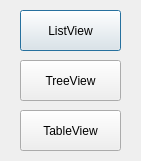
<?xml version="1.0" encoding="UTF-8"?>
<ui version="4.0">
 <class>Dialog</class>
 <widget class="QDialog" name="Dialog">
  <property name="enabled">
   <bool>true</bool>
  </property>
  <property name="maximumSize">
   <size>
    <width>250</width>
    <height>250</height>
   </size>
  </property>
  <property name="windowTitle">
   <string>Dialog</string>
  </property>
  <widget class="QPushButton" name="pushButton">
   <property name="geometry">
    <rect>
     <x>20</x>
     <y>10</y>
     <width>101</width>
     <height>41</height>
    </rect>
   </property>
   <property name="text">
    <string>ListView</string>
   </property>
  </widget>
  <widget class="QPushButton" name="pushButton_2">
   <property name="geometry">
    <rect>
     <x>20</x>
     <y>60</y>
     <width>101</width>
     <height>41</height>
    </rect>
   </property>
   <property name="text">
    <string>TreeView</string>
   </property>
  </widget>
  <widget class="QPushButton" name="pushButton_3">
   <property name="geometry">
    <rect>
     <x>20</x>
     <y>110</y>
     <width>101</width>
     <height>41</height>
    </rect>
   </property>
   <property name="text">
    <string>TableView</string>
   </property>
  </widget>
 </widget>
 <resources/>
 <connections/>
</ui>
